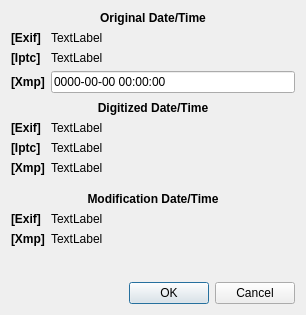
<?xml version="1.0" encoding="UTF-8"?>
<ui version="4.0">
 <class>MetadataDateTimeDialog</class>
 <widget class="QDialog" name="MetadataDateTimeDialog">
  <property name="geometry">
   <rect>
    <x>0</x>
    <y>0</y>
    <width>306</width>
    <height>315</height>
   </rect>
  </property>
  <property name="windowTitle">
   <string>Metadata Date/Time Dialog</string>
  </property>
  <layout class="QVBoxLayout" name="verticalLayout">
   <item>
    <widget class="QLabel" name="label_9">
     <property name="sizePolicy">
      <sizepolicy hsizetype="Preferred" vsizetype="Fixed">
       <horstretch>0</horstretch>
       <verstretch>0</verstretch>
      </sizepolicy>
     </property>
     <property name="font">
      <font>
       <weight>75</weight>
       <bold>true</bold>
      </font>
     </property>
     <property name="text">
      <string>Original Date/Time</string>
     </property>
     <property name="alignment">
      <set>Qt::AlignCenter</set>
     </property>
    </widget>
   </item>
   <item>
    <layout class="QFormLayout" name="oLayout">
     <property name="fieldGrowthPolicy">
      <enum>QFormLayout::ExpandingFieldsGrow</enum>
     </property>
     <item row="0" column="0">
      <widget class="QLabel" name="label">
       <property name="font">
        <font>
         <weight>75</weight>
         <bold>true</bold>
        </font>
       </property>
       <property name="text">
        <string>[Exif]</string>
       </property>
      </widget>
     </item>
     <item row="0" column="1">
      <widget class="QLabel" name="exifDateTimeOriginal">
       <property name="text">
        <string>TextLabel</string>
       </property>
      </widget>
     </item>
     <item row="1" column="0">
      <widget class="QLabel" name="label_2">
       <property name="font">
        <font>
         <weight>75</weight>
         <bold>true</bold>
        </font>
       </property>
       <property name="text">
        <string>[Iptc]</string>
       </property>
      </widget>
     </item>
     <item row="1" column="1">
      <widget class="QLabel" name="iptcDateCreated">
       <property name="text">
        <string>TextLabel</string>
       </property>
      </widget>
     </item>
     <item row="2" column="0">
      <widget class="QLabel" name="label_3">
       <property name="font">
        <font>
         <weight>75</weight>
         <bold>true</bold>
        </font>
       </property>
       <property name="text">
        <string>[Xmp]</string>
       </property>
      </widget>
     </item>
     <item row="2" column="1">
      <layout class="QHBoxLayout" name="hLayout">
       <item>
        <widget class="QLineEdit" name="xmpPhotoshopDateCreated">
         <property name="inputMask">
          <string>9999-99-99 99:99:99; </string>
         </property>
         <property name="text">
          <string>0000-00-00 00:00:00</string>
         </property>
        </widget>
       </item>
      </layout>
     </item>
    </layout>
   </item>
   <item>
    <widget class="QLabel" name="label_10">
     <property name="sizePolicy">
      <sizepolicy hsizetype="Preferred" vsizetype="Fixed">
       <horstretch>0</horstretch>
       <verstretch>0</verstretch>
      </sizepolicy>
     </property>
     <property name="font">
      <font>
       <weight>75</weight>
       <bold>true</bold>
      </font>
     </property>
     <property name="text">
      <string>Digitized Date/Time</string>
     </property>
     <property name="alignment">
      <set>Qt::AlignCenter</set>
     </property>
    </widget>
   </item>
   <item>
    <layout class="QFormLayout" name="dLayout">
     <property name="fieldGrowthPolicy">
      <enum>QFormLayout::ExpandingFieldsGrow</enum>
     </property>
     <item row="0" column="0">
      <widget class="QLabel" name="label_4">
       <property name="font">
        <font>
         <weight>75</weight>
         <bold>true</bold>
        </font>
       </property>
       <property name="text">
        <string>[Exif]</string>
       </property>
      </widget>
     </item>
     <item row="1" column="0">
      <widget class="QLabel" name="label_5">
       <property name="font">
        <font>
         <weight>75</weight>
         <bold>true</bold>
        </font>
       </property>
       <property name="text">
        <string>[Iptc]</string>
       </property>
      </widget>
     </item>
     <item row="2" column="0">
      <widget class="QLabel" name="label_6">
       <property name="font">
        <font>
         <weight>75</weight>
         <bold>true</bold>
        </font>
       </property>
       <property name="text">
        <string>[Xmp]</string>
       </property>
      </widget>
     </item>
     <item row="0" column="1">
      <widget class="QLabel" name="exifDateTimeDigitized">
       <property name="text">
        <string>TextLabel</string>
       </property>
      </widget>
     </item>
     <item row="1" column="1">
      <widget class="QLabel" name="iptcDigitalCreationDate">
       <property name="text">
        <string>TextLabel</string>
       </property>
      </widget>
     </item>
     <item row="2" column="1">
      <widget class="QLabel" name="xmpCreateDate">
       <property name="text">
        <string>TextLabel</string>
       </property>
      </widget>
     </item>
    </layout>
   </item>
   <item>
    <widget class="QLabel" name="label_11">
     <property name="sizePolicy">
      <sizepolicy hsizetype="Preferred" vsizetype="Fixed">
       <horstretch>0</horstretch>
       <verstretch>0</verstretch>
      </sizepolicy>
     </property>
     <property name="font">
      <font>
       <weight>75</weight>
       <bold>true</bold>
      </font>
     </property>
     <property name="text">
      <string>Modification Date/Time</string>
     </property>
     <property name="alignment">
      <set>Qt::AlignCenter</set>
     </property>
    </widget>
   </item>
   <item>
    <layout class="QFormLayout" name="mLayout">
     <item row="0" column="0">
      <widget class="QLabel" name="label_7">
       <property name="font">
        <font>
         <weight>75</weight>
         <bold>true</bold>
        </font>
       </property>
       <property name="text">
        <string>[Exif]</string>
       </property>
      </widget>
     </item>
     <item row="1" column="0">
      <widget class="QLabel" name="label_8">
       <property name="font">
        <font>
         <weight>75</weight>
         <bold>true</bold>
        </font>
       </property>
       <property name="text">
        <string>[Xmp]</string>
       </property>
      </widget>
     </item>
     <item row="0" column="1">
      <widget class="QLabel" name="exifDateTime">
       <property name="text">
        <string>TextLabel</string>
       </property>
      </widget>
     </item>
     <item row="1" column="1">
      <widget class="QLabel" name="xmpModifyDate">
       <property name="text">
        <string>TextLabel</string>
       </property>
      </widget>
     </item>
    </layout>
   </item>
   <item>
    <widget class="QDialogButtonBox" name="buttonBox">
     <property name="orientation">
      <enum>Qt::Horizontal</enum>
     </property>
     <property name="standardButtons">
      <set>QDialogButtonBox::Cancel|QDialogButtonBox::Ok</set>
     </property>
    </widget>
   </item>
  </layout>
  <zorder>buttonBox</zorder>
  <zorder>label_9</zorder>
  <zorder>label_11</zorder>
  <zorder>label_10</zorder>
 </widget>
 <resources/>
 <connections>
  <connection>
   <sender>buttonBox</sender>
   <signal>accepted()</signal>
   <receiver>MetadataDateTimeDialog</receiver>
   <slot>accept()</slot>
   <hints>
    <hint type="sourcelabel">
     <x>248</x>
     <y>254</y>
    </hint>
    <hint type="destinationlabel">
     <x>157</x>
     <y>274</y>
    </hint>
   </hints>
  </connection>
  <connection>
   <sender>buttonBox</sender>
   <signal>rejected()</signal>
   <receiver>MetadataDateTimeDialog</receiver>
   <slot>reject()</slot>
   <hints>
    <hint type="sourcelabel">
     <x>316</x>
     <y>260</y>
    </hint>
    <hint type="destinationlabel">
     <x>286</x>
     <y>274</y>
    </hint>
   </hints>
  </connection>
 </connections>
</ui>
